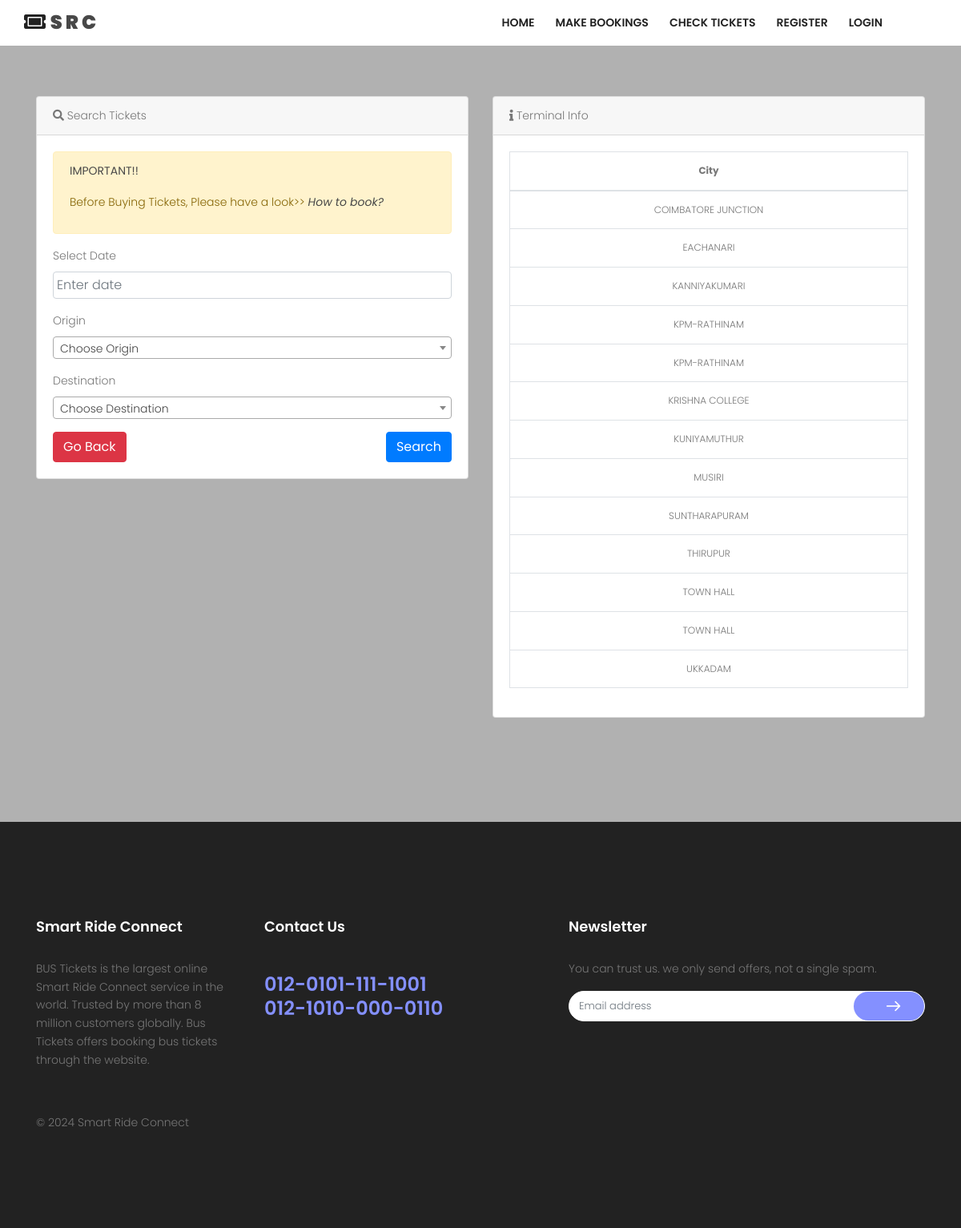
The app's page /index.php/tiket with its own data.
### tables this page shows
CREATE TABLE `tbl_tujuan` (
  `kd_tujuan` varchar(50) NOT NULL,
  `kota_tujuan` varchar(50) NOT NULL
);

### application/controllers/Tiket.php (called while the page is built, shortened)
<?php
class Tiket extends CI_Controller {
	public function __construct(){
		$this->load->helper('tglindo_helper');
		$this->load->model('getkod_model');
	}
	public function index(){
		$data['title'] = "Check Schedule";
		$data['asal'] = $this->db->query("SELECT * FROM `tbl_tujuan` ORDER BY kota_tujuan ASC ")->result_array();
		$data['tujuan'] = $this->db->query("SELECT * FROM `tbl_tujuan` group by kota_tujuan ORDER BY kota_tujuan ASC ")->result_array();
		$data['list'] = $this->db->query("SELECT * FROM `tbl_tujuan` ORDER BY kota_tujuan ASC ")->result_array();
		$this->load->view('frontend/cektanggal',$data);
	}
}

### index.php (called while the page is built, shortened)
<?php
require_once BASEPATH.'core/CodeIgniter.php';

### application/views/frontend/cektanggal.php (the view, shortened to what this page needs)
<!DOCTYPE html>
<html lang="zxx" class="no-js">
<head>
	<link rel="stylesheet" type="text/css"
		href="<?php echo base_url() ?>assets/frontend/datepicker/dcalendar.picker.css">
	<?php $this->load->view('frontend/include/base_css'); ?>
</head>
<body>
	<?php $this->load->view('frontend/include/base_nav'); ?>
	<section class="service-area section-gap relative">
		<div class="overlay overlay-bg"></div>
		<div class="container">
			<div class="row">
				<div class="col-lg-6">
					<div class="card mb-5">
						<div class="card-header">
							<i class="fas fa-search"></i> Search Tickets
						</div>
						<div class="card-body">
							<div class="alert alert-warning" role="alert">
								<p><b>IMPORTANT!!</b></p>
								<P>Before Buying Tickets, Please have a look>> <b><i data-toggle="modal"
											data-target="#exampleModal">How to book?</i></b></P>
							</div>
							<form action="<?php echo base_url() ?>tiket/cekjadwal?>" method="get">
								<div class="form-group">
									<label for="exampleInputEmail1">Select Date</label>
									<input placeholder="Enter date" type="text" class="form-control datepicker"
										name="tanggal" required="">
								</div>
								<div class="form-group">
									<label for="exampleInputEmail1">Origin</label>
								</div>
								<div class="form-group">
									<label for="exampleInputEmail1">Destination</label>
								</div>
								<a href="<?php echo base_url() ?>tiket" class="btn btn-danger pull-left">Go Back </a>
								<button type="submit" class="btn btn-primary pull-right">Search </button>
							</form>
						</div>
					</div>
				</div>
				<div class="col-lg-6">
					<div class="card mb-10">
						<div class="card-header">
							<i class="fas fa-info"></i> Terminal Info
						</div>
						<div class="card-body">
							<table class="table table-bordered table-condensed" style="font-size:12px;" id="mydata">
								<thead>
									<tr>
										<th style="text-align:center;">City</th>
									</tr>
								</thead>
								<tbody>
									<?php foreach ($list as $value) { ?>
									<tr>
										<td style="text-align:center;vertical-align:middle">
											<?php echo strtoupper($value['kota_tujuan']) ?></td>
									</tr>
									<?php } ?>
								</tbody>
							</table>
						</div>
					</div>
				</div>
			</div>
	</section>
	<?php $this->load->view('frontend/include/base_footer'); ?>
</body>
</html>

### application/views/frontend/include/base_css.php (shortened to what this page needs)
<link rel="stylesheet" href="<?php echo base_url() ?>assets/frontend/css/linearicons.css">
<link rel="stylesheet" href="<?php echo base_url() ?>assets/frontend/css/owl.carousel.css">
      <link rel="stylesheet" href="<?php echo base_url() ?>assets/frontend/css/font-awesome.min.css">
      <link href="<?= base_url() ?>assets/backend/vendor/fontawesome-free/css/all.min.css" rel="stylesheet" type="text/css">
<link rel="stylesheet" href="<?php echo base_url() ?>assets/frontend/css/nice-select.css">
<link rel="stylesheet" href="<?php echo base_url() ?>assets/frontend/css/magnific-popup.css">
<link rel="stylesheet" href="<?php echo base_url() ?>assets/frontend/css/bootstrap.css">
<link rel="stylesheet" href="<?php echo base_url() ?>assets/frontend/css/main.css">
<link rel="stylesheet" href="http://anijs.github.io/lib/anicollection/anicollection.css">
<link rel="stylesheet" type="text/css" href="<?php echo base_url() ?>assets/datepicker/dist/css/bootstrap-datepicker.min.css">
<link href="<?php echo base_url() ?>assets/frontend/select2/css/select2.min.css" rel="stylesheet" />

### application/views/frontend/include/base_nav.php
<header id="header" id="home">
		    <div class="container">
		    	<div class="row align-items-center justify-content-between d-flex">
			      <div id="logo">
			        <a href="<?php echo base_url() ?>"><h3> <i class="fas fa-ticket-alt"></i> <b>S R C</b></h3></a>
			      </div>
			      <nav id="nav-menu-container">
			        <ul class="nav-menu">
			          <li class="menu"><a href="<?php echo base_url() ?>">Home</a></li>
			          <li><a href="<?php echo base_url() ?>tiket">Make Bookings</a></li>
			          <li class="menu"><a href="<?php echo base_url() ?>tiket/cektiket">Check Tickets</a></li>
			          <?php if ($this->session->userdata('username')) { ?>
				      	<li class="menu-has-children"><a href="#">Hi, <?php echo $this->session->userdata('nama_lengkap'); ?></a>
						<ul>
							<li><a href="<?php echo base_url() ?>profile/profilesaya/<?php echo $this->session->userdata('kd_pelanggan') ?>"><i class="fas fa-id-card"></i> My Profile</a></li>
							<li><a href="<?php echo base_url() ?>profile/tiketsaya/<?php echo $this->session->userdata('kd_pelanggan') ?>"><i class="fas fa-ticket-alt"></i> My Ticket</a></li>
							<li><a href="<?php echo base_url() ?>login/logout"><i class="fas fa-sign-out-alt"></i> Logout</a></li>
						</ul>
						</li>
				      <?php }else{ ?>
				  	  <li class="menu wobble animated"><a href="<?php echo base_url() ?>login/Daftar">Register</a></li>
 					  <li><a href="<?php echo base_url() ?>login">Login</a></li>
				  	  <?php } ?>
			        </ul>
			      </nav>
		    	</div>
		    </div>
		  </header>

### application/views/frontend/include/base_footer.php (shortened to what this page needs)
<footer class="footer-area section-gap">
	<div class="container">
		<div class="row">
			<div class="col-lg-3  col-md-6 col-sm-6">
				<div class="single-footer-widget">
					<h4 class="text-white">Smart Ride Connect</h4>
					<p>
					BUS Tickets is the largest online Smart Ride Connect service in the world. Trusted by more than 8 million customers globally. Bus Tickets offers booking bus tickets through the website.
					</p>
				</div>
			</div>
			<div class="col-lg-4  col-md-6 col-sm-6">
				<div class="single-footer-widget">
					<h4 class="text-white">Contact Us</h4>
					<p class="number">
						012-0101-111-1001 <br>
						012-1010-000-0110
					</p>
				</div>
			</div>
			<div class="col-lg-5  col-md-6 col-sm-6">
				<div class="single-footer-widget">
					<h4 class="text-white">Newsletter</h4>
					<p>You can trust us. we only send  offers, not a single spam.</p>
					<div class="d-flex flex-row" id="mc_embed_signup">
							<form class="navbar-form" novalidate="true" action="" method="post">
						    <div class="input-group add-on">
						      	<input class="form-control" placeholder="Email address"  type="email">
						      <div class="input-group-btn">
						        <button class="genric-btn primary circle arrow"><span class="lnr lnr-arrow-right"></span></button>
						      </div>
						    </div>
						  </form>
					</div>
				</div>
			</div>
		</div>
		<div class="footer-bottom d-flex justify-content-between align-items-center flex-wrap">
         <p class="footer-text m-0"><span>&copy; <?= date('Y') ?> Smart Ride Connect</span> </p>
		</div>
	</div>
</footer>

### assets/frontend/css/main.css (style rules this page uses)
body { color: #777; font-family: "Poppins", sans-serif; font-size: 14px; font-weight: 300; line-height: 1.625em; position: relative; }
ol, ul { margin: 0; padding: 0; list-style: none; }
a { -webkit-transition: all 0.3s ease 0s; -moz-transition: all 0.3s ease 0s; -o-transition: all 0.3s ease 0s; transition: all 0.3s ease 0s; }
a, a:focus, a:hover { text-decoration: none; outline: 0; }
h1, h2, h3, h4, h5, h6 { font-family: "Poppins", sans-serif; color: #222; line-height: 1.2em !important; margin-bottom: 0; margin-top: 0; font-weight: 600; }
h3, .h3 { font-size: 24px; }
h4, .h4 { font-size: 18px; }
td, th { border-radius: 0px; }
.mb-5 { margin-bottom: 5px; }
.mb-10 { margin-bottom: 10px; }
.text-white { color: #fff; }
.flex-wrap { -webkit-flex-wrap: wrap; -moz-flex-wrap: wrap; -ms-flex-wrap: wrap; flex-wrap: wrap; }
.relative { position: relative; }
.overlay { position: absolute; left: 0; right: 0; top: 0; bottom: 0; }
b, sup, sub, u, del { color: #484848; }
h3 { font-size: 24px; }
h4 { font-size: 18px; }
h1, h2, h3, h4, h5, h6 { line-height: 1.5em; }
.genric-btn { display: inline-block; outline: none; line-height: 40px; padding: 0 30px; font-size: 0.8em; text-align: center; text-decoration: none; font-weight: 500; cursor: pointer; -webkit-transition: all 0.3s ease 0s; -moz-transition: all 0.3s ease 0s; -o-transition: all 0.3s ease 0s; transition: all 0.3s ease 0s; }
.genric-btn.circle { border-radius: 20px; }
.genric-btn.arrow { display: -webkit-inline-box; display: -ms-inline-flexbox; display: inline-flex; -webkit-box-align: center; -ms-flex-align: center; align-items: center; }
.genric-btn.arrow span { margin-left: 10px; }
.genric-btn.primary { color: #fff; background: #8490ff; border: 1px solid transparent; }
#header { padding: 14px 0; position: fixed; left: 0; top: 0; right: 0; transition: all 0.5s; z-index: 997; background: #fff; }
.nav-menu, .nav-menu * { margin: 0; padding: 0; list-style: none; }
.nav-menu li { position: relative; white-space: nowrap; }
.nav-menu > li { float: left; }
#nav-menu-container { margin: 0; }
@media (min-width: 1024px) { #nav-menu-container { padding-right: 60px; } }
.nav-menu a { padding: 0 8px 0px 8px; text-decoration: none; display: inline-block; color: #222; font-weight: 600; font-size: 14px; text-transform: uppercase; outline: none; }
.nav-menu > li { margin-left: 10px; }
#mobile-nav { position: fixed; top: 0; padding-top: 18px; bottom: 0; z-index: 998; background: rgba(0, 0, 0, 0.8); left: -260px; width: 260px; overflow-y: auto; transition: 0.4s; }
#mobile-nav ul { padding: 0; margin: 0; list-style: none; }
#mobile-nav ul li { position: relative; }
#mobile-nav ul li a { color: #fff; font-size: 13px; text-transform: uppercase; overflow: hidden; padding: 10px 22px 10px 15px; position: relative; text-decoration: none; width: 100%; display: block; outline: none; font-weight: 700; }
.section-gap { padding: 120px 0; }
.service-area { background-size: cover; }
.service-area .overlay-bg { background-color: rgb(177 177 177); }
.footer-area { background-color: #222; }
.footer-area h4 { padding-bottom: 30px; }
.footer-area .number { color: #8490ff; font-size: 24px; font-weight: 600; line-height: 30px; }
.footer-area .genric-btn { background: #8490ff; border: none; border-radius: 57px; height: 36px; }
.footer-area .footer-bottom { padding-top: 40px; }
.single-footer-widget .navbar-form { width: 100%; }
.single-footer-widget .navbar-form .form-control { border: none; border-radius: 20px; font-size: 13px; }
.single-footer-widget .navbar-form .add-on { background: #fff; border-radius: 20px; border: 1px solid #fff; }
.single-footer-widget .navbar-form .lnr { font-weight: 900; font-size: 18px !important; color: #fff; }

### records on screen
tbl_tujuan: kota_tujuan "COIMBATORE JUNCTION"
tbl_tujuan: kota_tujuan "EACHANARI"
tbl_tujuan: kota_tujuan "KANNIYAKUMARI"
tbl_tujuan: kota_tujuan "KPM-RATHINAM"
tbl_tujuan: kota_tujuan "KPM-RATHINAM"
tbl_tujuan: kota_tujuan "KRISHNA COLLEGE"
tbl_tujuan: kota_tujuan "KUNIYAMUTHUR"
tbl_tujuan: kota_tujuan "MUSIRI"
tbl_tujuan: kota_tujuan "SUNTHARAPURAM"
tbl_tujuan: kota_tujuan "THIRUPUR"
tbl_tujuan: kota_tujuan "TOWN HALL"
tbl_tujuan: kota_tujuan "TOWN HALL"
tbl_tujuan: kota_tujuan "UKKADAM"
